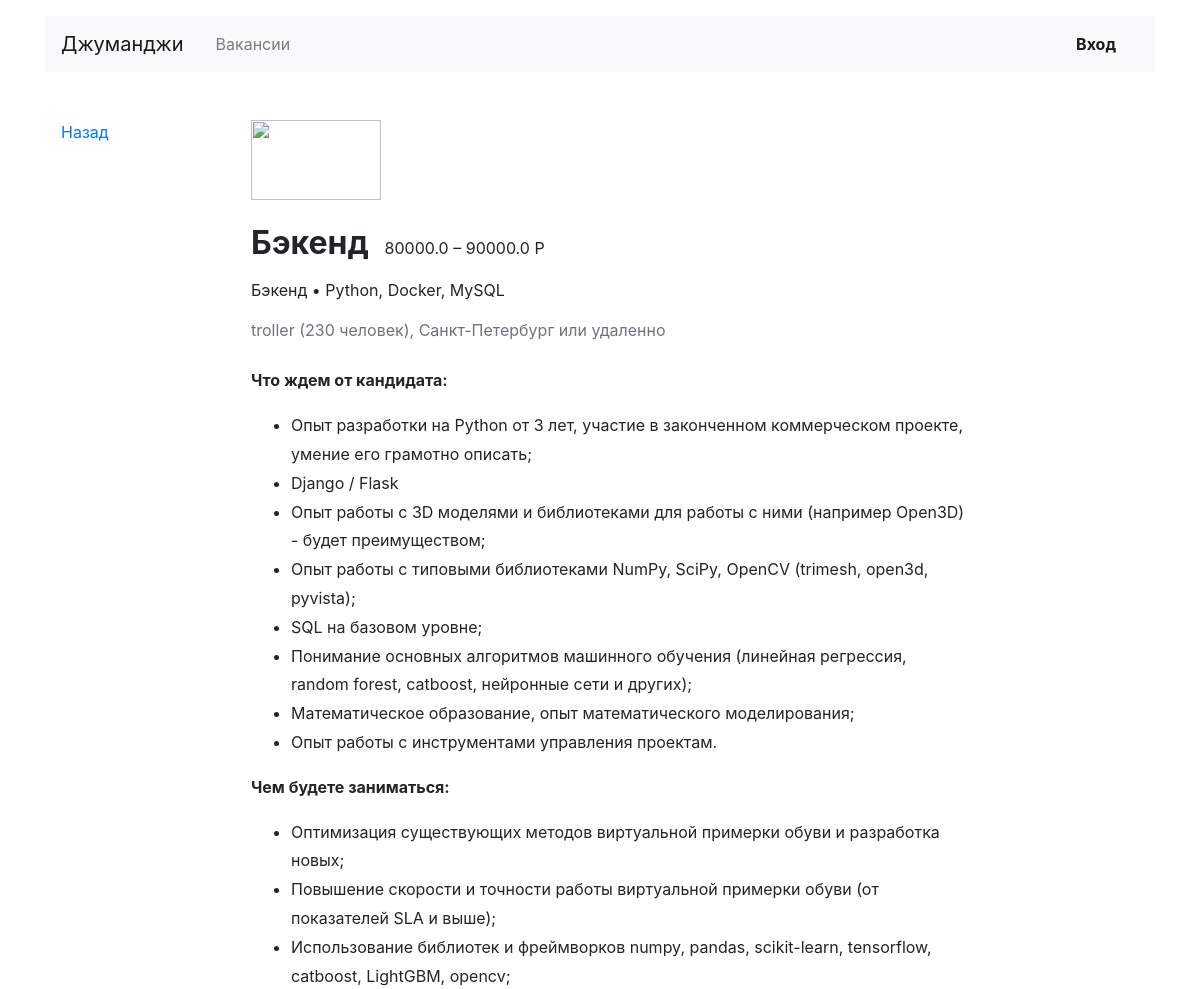
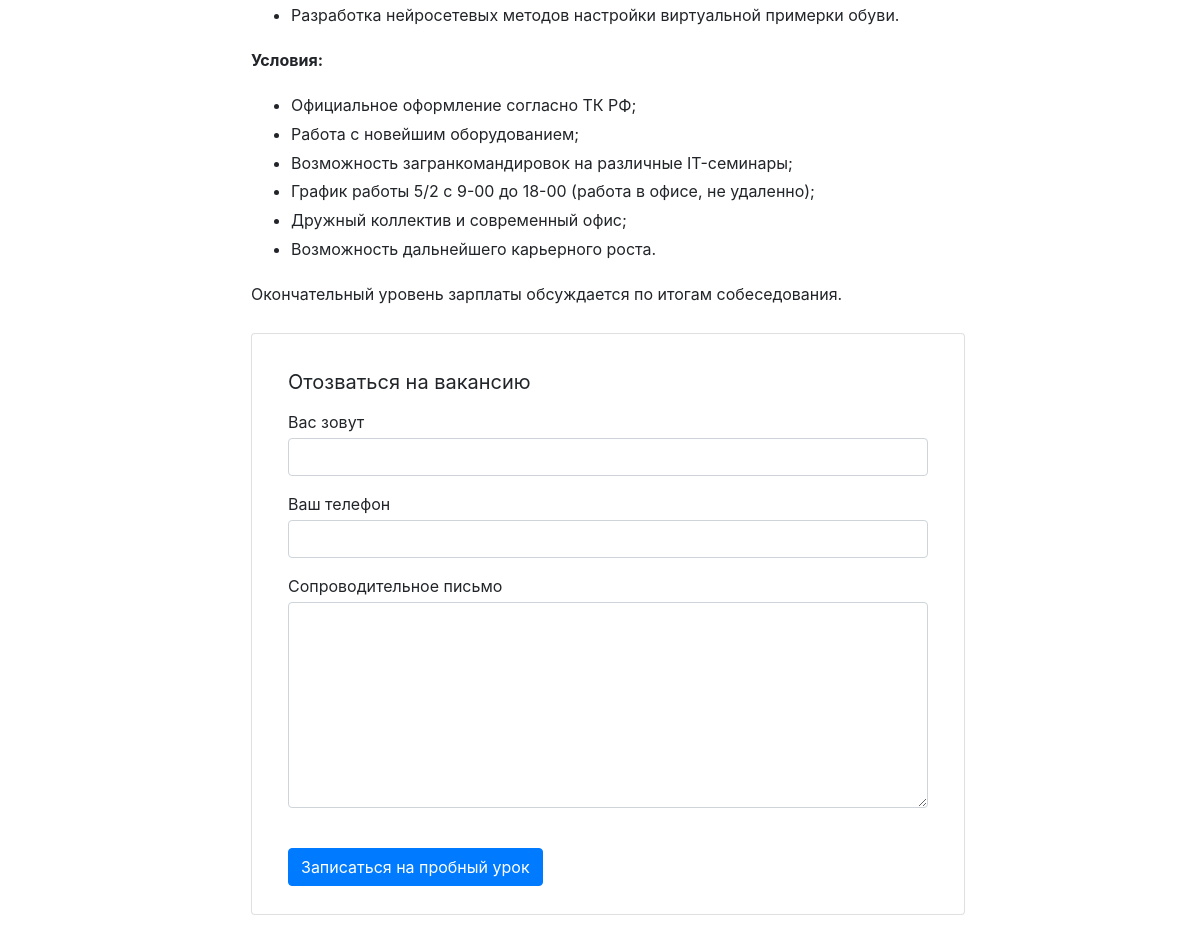
Screenshot of /vacancies/4 with the database file from the repository (2 pictures, top to bottom).
### junior_hunter/models.py (models this page shows)
class Vacancy(models.Model):
    title = CharField(max_length=100)
    specialty = ForeignKey(Specialty, related_name="vacancies", on_delete=models.PROTECT)
    company = ForeignKey(Company, related_name="vacancies", on_delete=models.PROTECT)
    skills = CharField(max_length=100)
    description = TextField()
    salary_min = FloatField()
    salary_max = FloatField()
    published_at = DateTimeField()

class Specialty(models.Model):
    code = CharField(max_length=100, primary_key=True)  # TODO сделать полем с выбором, возможно из другой модели
    title = CharField(max_length=100)
    picture = URLField(default='https://place-hold.it/100x60')

class Company(models.Model):
    name = CharField(max_length=255)
    location = CharField(max_length=255)  # TODO сделать полем с выбором, возможно из другой модели
    logo = URLField(default='https://place-hold.it/100x60')
    description = TextField()
    employee_count = IntegerField()

### junior_hunter/views.py (the view)
# urls.py: path('vacancies/<int:vacancy_id>', VacancyView.as_view(), name='vacancy'),
class VacancyView(TemplateView):
    template_name = 'junior_hunter/vacancy.html'
    def get_context_data(self, **kwargs):
        context = super().get_context_data(**kwargs)
        vacancy_id = kwargs['vacancy_id']
        vacancy = get_object_or_404(Vacancy, id=vacancy_id)
        context['vacancy'] = vacancy
        return context

### junior_hunter/templates/junior_hunter/vacancy.html
{% extends 'junior_hunter/base.html' %}
{% block main %}
  <main class="container mt-3 pb-5">
    <div class="row mt-5">
      <div class="col-12 col-lg-2">
        <div class="pl-3 mb-5">
          <p><a href="#">Назад</a></p>
        </div>
      </div>
      <div class="col-12 col-lg-8">
        <section class="pl-3">
          <a href="#"><img src="https://place-hold.it/130x80" width="130" height="80" alt=""></a>
          <div class="d-flex align-items-baseline align-content-baseline">
            <h1 class="h2 mt-4 font-weight-bold" >{{ vacancy.specialty.title }}</h1>
            <p class="m-0 pl-3">{{ vacancy.salary_min }} – {{ vacancy.salary_max }} Р</p>
          </div>
          <p class="mt-2">{{ vacancy.specialty.title }} • {{ vacancy.skills }}</p>
          <p class="text-muted mb-4">{{ vacancy.company.name }} ({{ vacancy.company.employee_count }} человек), {{ vacancy.company.location }} или удаленно</p>
          <div style="line-height: 1.8;">
            {{ vacancy.description|safe }}
          </div>
          <form action="/echo" class="card mt-4 mb-3" enctype="multipart/form-data">
            <div class="card-body mx-3">
              <p class="h5 mt-3 font-weight-normal">Отозваться на вакансию</p>
              <div class="form-group">
                <label class="mb-1 mt-2" for="userName">Вас зовут</label>
                <input class="form-control" type="text" placeholder="" id="userName">
              </div>
              <div class="form-group">
                <label class="mb-1" for="userPhone">Ваш телефон</label>
                <input class="form-control" type="tel" placeholder="" id="userPhone">
              </div>
              <div class="form-group">
                <label class="mb-1" for="userMsg" >Сопроводительное письмо</label>
                <textarea class="form-control" rows="8" id="userMsg"></textarea>
              </div>
              <input type="submit" class="btn btn-primary mt-4 mb-2" value="Записаться на пробный урок">
            </div>
          </form>
        </section>
      </div>
    </div>
  </main>
{% endblock %}

### rows the page displays
Vacancy: specialty "Бэкенд", salary_min "80000.0", salary_max "90000.0", skills "Python, Docker, MySQL", company.name "troller", company.employee_count "230", company.location "Санкт-Петербург", description "Что ждем от кандидата: Опыт разработки на Python от 3 лет, участие в законченном коммерческом проекте, умение его грамотно описать; Django / Flask Опыт работы с 3D моделями и библиотеками для работы с ними (например Open3D) - будет преимуществом; Опыт работы с типовыми библиотеками NumPy, SciPy, OpenCV (trimesh, open3d, pyvista); SQL на базовом уровне; Понимание основных алгоритмов машинного обучения (линейная регрессия, random forest, catboost, нейронные сети и других); Математическое образование, опыт математического моделирования; Опыт работы с инструментами управления проектам. Чем будете заниматься: Оптимизация существующих методов виртуальной примерки обуви и разработка новых;…"
